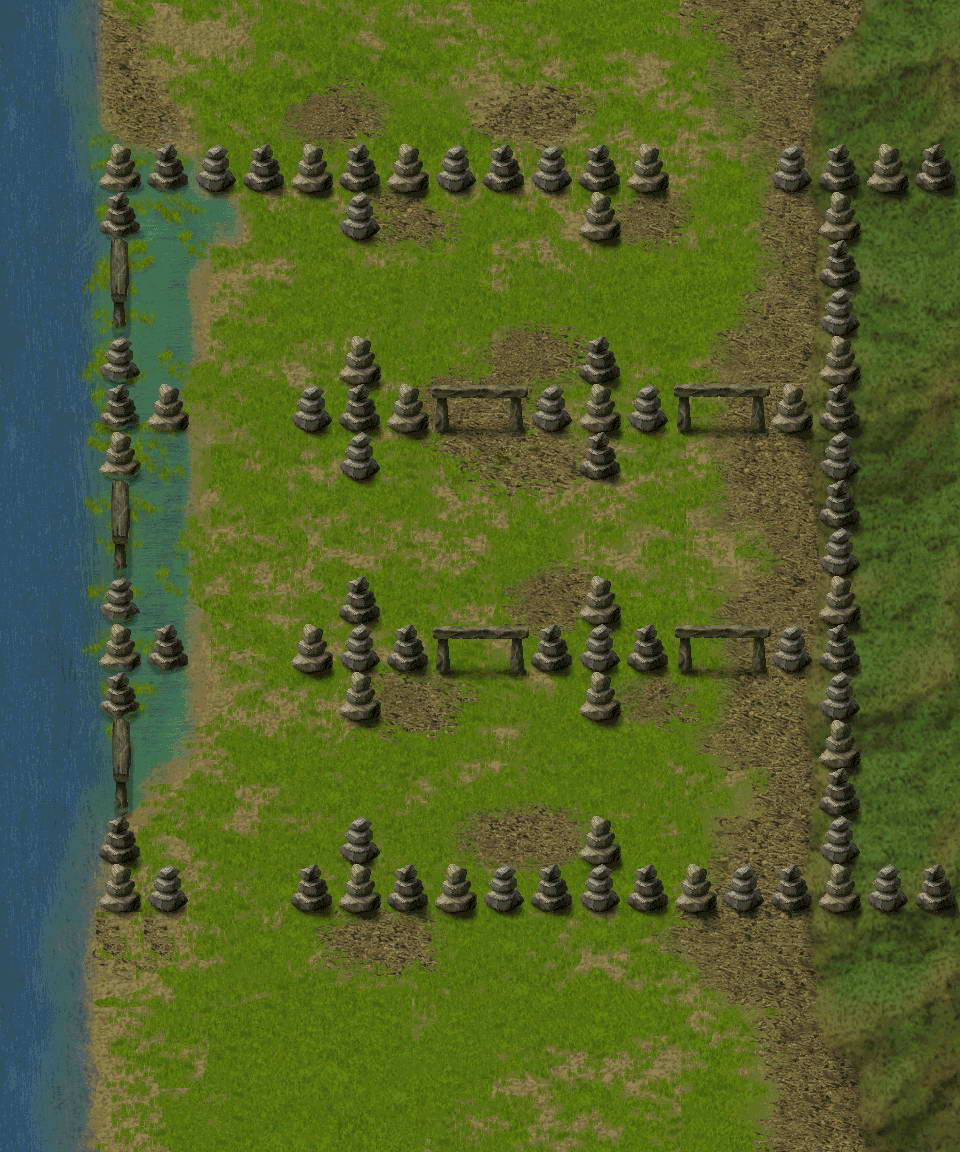

Rendered tile map (Tiled .tmx) drawn with the repository's tilesets; below, a short description and the map source with its tile grids summarised:
An orthogonal 20x24 tile map with 48x48 px tiles, 7 tile layers (沼泽, 山地, 平原, 小河, ...) and 32 objects (2x 0, 2x 1, 2x 2, 2x 3, 2x 4, ...).

<map version="1.0" orientation="orthogonal" width="20" height="24" tilewidth="48" tileheight="48">
 <properties>
  <property name="SmallMap" value="map_small/53-1.jpg" />
 </properties>
 <tileset firstgid="1" name="53-1" tilewidth="48" tileheight="48">
  <image source="map/53-1.jpg" trans="ff00ff" width="960" height="1152" />
 </tileset>
 <layer name="沼泽" width="20" height="24">
  <data>[480 cells, 11 non-empty, 11 distinct tile ids]</data>
 </layer>
 <layer name="山地" width="20" height="24">
  <data>[480 cells, 49 non-empty, 49 distinct tile ids]</data>
 </layer>
 <layer name="平原" width="20" height="24">
  <data>[480 cells, 217 non-empty, 217 distinct tile ids]</data>
 </layer>
 <layer name="小河" width="20" height="24">
  <data>[480 cells, 48 non-empty, 48 distinct tile ids]</data>
 </layer>
 <layer name="荒地" width="20" height="24">
  <data>[480 cells, 62 non-empty, 61 distinct tile ids]</data>
 </layer>
 <layer name="城墙" width="20" height="24">
  <data>[480 cells, 88 non-empty, 88 distinct tile ids]</data>
 </layer>
 <layer name="城门" width="20" height="24">
  <data>[480 cells, 8 non-empty, 8 distinct tile ids]</data>
 </layer>
 <objectgroup name="playerBegin" width="20" height="24">
  <object name="0" x="192" y="960" width="48" height="48">
   <properties>
    <property name="orientation" value="up" />
   </properties>
  </object>
  <object name="1" x="240" y="960" width="48" height="48">
   <properties>
    <property name="orientation" value="up" />
   </properties>
  </object>
  <object name="2" x="144" y="960" width="48" height="48">
   <properties>
    <property name="orientation" value="up" />
   </properties>
  </object>
  <object name="3" x="288" y="960" width="48" height="48">
   <properties>
    <property name="orientation" value="up" />
   </properties>
  </object>
  <object name="4" x="192" y="1008" width="48" height="48">
   <properties>
    <property name="orientation" value="up" />
   </properties>
  </object>
  <object name="5" x="240" y="1008" width="48" height="48">
   <properties>
    <property name="orientation" value="up" />
   </properties>
  </object>
  <object name="6" x="144" y="1008" width="48" height="48">
   <properties>
    <property name="orientation" value="up" />
   </properties>
  </object>
  <object name="7" x="288" y="1008" width="48" height="48">
   <properties>
    <property name="orientation" value="up" />
   </properties>
  </object>
  <object name="8" x="192" y="1056" width="48" height="48">
   <properties>
    <property name="orientation" value="up" />
   </properties>
  </object>
  <object name="9" x="240" y="1056" width="48" height="48">
   <properties>
    <property name="orientation" value="up" />
   </properties>
  </object>
  <object name="10" x="144" y="1056" width="48" height="48">
   <properties>
    <property name="orientation" value="up" />
   </properties>
  </object>
  <object name="11" x="288" y="1056" width="48" height="48">
   <properties>
    <property name="orientation" value="up" />
   </properties>
  </object>
 </objectgroup>
 <objectgroup name="enemyAIBegin" width="20" height="24">
  <object name="0" x="240" y="240" width="48" height="48">
   <properties>
    <property name="orientation" value="down" />
   </properties>
  </object>
  <object name="1" x="480" y="480" width="48" height="48">
   <properties>
    <property name="orientation" value="left" />
   </properties>
  </object>
  <object name="2" x="720" y="720" width="48" height="48">
   <properties>
    <property name="orientation" value="left" />
   </properties>
  </object>
  <object name="3" x="720" y="240" width="48" height="48">
   <properties>
    <property name="orientation" value="left" />
   </properties>
  </object>
  <object name="4" x="384" y="192" width="48" height="48">
   <properties>
    <property name="orientation" value="down" />
   </properties>
  </object>
  <object name="5" x="528" y="192" width="48" height="48">
   <properties>
    <property name="orientation" value="down" />
   </properties>
  </object>
  <object name="6" x="384" y="336" width="48" height="48">
   <properties>
    <property name="orientation" value="up" />
   </properties>
  </object>
  <object name="7" x="528" y="336" width="48" height="48">
   <properties>
    <property name="orientation" value="up" />
   </properties>
  </object>
  <object name="9" x="768" y="576" width="48" height="48">
   <properties>
    <property name="orientation" value="left" />
   </properties>
  </object>
  <object name="10" x="624" y="432" width="48" height="48">
   <properties>
    <property name="orientation" value="left" />
   </properties>
  </object>
  <object name="8" x="768" y="432" width="48" height="48">
   <properties>
    <property name="orientation" value="left" />
   </properties>
  </object>
  <object name="11" x="624" y="576" width="48" height="48">
   <properties>
    <property name="orientation" value="left" />
   </properties>
  </object>
  <object name="12" x="768" y="672" width="48" height="48">
   <properties>
    <property name="orientation" value="left" />
   </properties>
  </object>
  <object name="14" x="624" y="672" width="48" height="48">
   <properties>
    <property name="orientation" value="left" />
   </properties>
  </object>
  <object name="15" x="624" y="816" width="48" height="48">
   <properties>
    <property name="orientation" value="left" />
   </properties>
  </object>
  <object name="13" x="768" y="816" width="48" height="48">
   <properties>
    <property name="orientation" value="left" />
   </properties>
  </object>
  <object name="16" x="768" y="192" width="48" height="48">
   <properties>
    <property name="orientation" value="left" />
   </properties>
  </object>
  <object name="17" x="768" y="336" width="48" height="48">
   <properties>
    <property name="orientation" value="left" />
   </properties>
  </object>
  <object name="18" x="624" y="192" width="48" height="48">
   <properties>
    <property name="orientation" value="left" />
   </properties>
  </object>
  <object name="19" x="624" y="336" width="48" height="48">
   <properties>
    <property name="orientation" value="left" />
   </properties>
  </object>
 </objectgroup>
 <objectgroup name="friendAIBegin" width="20" height="24" />
</map>
